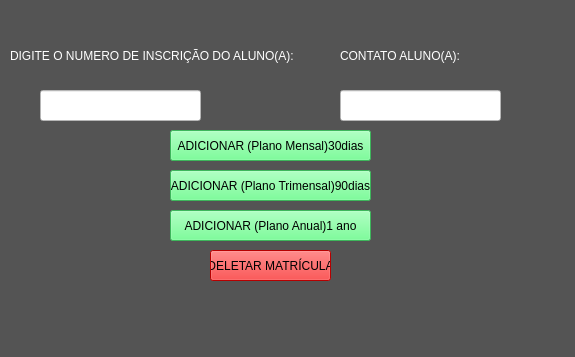
<?xml version="1.0" encoding="UTF-8"?>
<ui version="4.0">
 <class>JanelaEditaMatricula</class>
 <widget class="QMainWindow" name="JanelaEditaMatricula">
  <property name="geometry">
   <rect>
    <x>0</x>
    <y>0</y>
    <width>575</width>
    <height>357</height>
   </rect>
  </property>
  <property name="windowTitle">
   <string>Editando Matricula</string>
  </property>
  <widget class="QWidget" name="centralwidget">
   <property name="styleSheet">
    <string notr="true">background-color: rgb(84, 84, 84);</string>
   </property>
   <widget class="QLineEdit" name="input_id">
    <property name="geometry">
     <rect>
      <x>40</x>
      <y>90</y>
      <width>161</width>
      <height>31</height>
     </rect>
    </property>
    <property name="styleSheet">
     <string notr="true">background-color: rgb(255, 255, 255);</string>
    </property>
   </widget>
   <widget class="QLabel" name="label">
    <property name="geometry">
     <rect>
      <x>10</x>
      <y>30</y>
      <width>311</width>
      <height>51</height>
     </rect>
    </property>
    <property name="styleSheet">
     <string notr="true">color: rgb(255, 255, 255);
font: 16pt &quot;Bahnschrift SemiLight Condensed&quot;;</string>
    </property>
    <property name="text">
     <string>DIGITE O NUMERO DE INSCRIÇÃO DO ALUNO(A):</string>
    </property>
   </widget>
   <widget class="QPushButton" name="button_DeletaMatricula">
    <property name="geometry">
     <rect>
      <x>210</x>
      <y>250</y>
      <width>121</width>
      <height>31</height>
     </rect>
    </property>
    <property name="styleSheet">
     <string notr="true">background-color: rgb(255, 0, 0);
font: 12pt &quot;Bahnschrift SemiLight Condensed&quot;;</string>
    </property>
    <property name="text">
     <string>DELETAR MATRÍCULA</string>
    </property>
   </widget>
   <widget class="QPushButton" name="button_AddTrinta">
    <property name="geometry">
     <rect>
      <x>170</x>
      <y>130</y>
      <width>201</width>
      <height>31</height>
     </rect>
    </property>
    <property name="styleSheet">
     <string notr="true">background-color: rgb(85, 255, 127);
font: 12pt &quot;Bahnschrift SemiLight Condensed&quot;;</string>
    </property>
    <property name="text">
     <string>ADICIONAR (Plano Mensal)30dias</string>
    </property>
   </widget>
   <widget class="QPushButton" name="button_AddNoventa">
    <property name="geometry">
     <rect>
      <x>170</x>
      <y>170</y>
      <width>201</width>
      <height>31</height>
     </rect>
    </property>
    <property name="styleSheet">
     <string notr="true">background-color: rgb(85, 255, 127);
font: 12pt &quot;Bahnschrift SemiLight Condensed&quot;;</string>
    </property>
    <property name="text">
     <string>ADICIONAR (Plano Trimensal)90dias</string>
    </property>
   </widget>
   <widget class="QPushButton" name="button_AddUmAno">
    <property name="geometry">
     <rect>
      <x>170</x>
      <y>210</y>
      <width>201</width>
      <height>31</height>
     </rect>
    </property>
    <property name="styleSheet">
     <string notr="true">background-color: rgb(85, 255, 127);
font: 12pt &quot;Bahnschrift SemiLight Condensed&quot;;</string>
    </property>
    <property name="text">
     <string>ADICIONAR (Plano Anual)1 ano</string>
    </property>
   </widget>
   <widget class="QLabel" name="label_Erros">
    <property name="geometry">
     <rect>
      <x>120</x>
      <y>310</y>
      <width>331</width>
      <height>31</height>
     </rect>
    </property>
    <property name="styleSheet">
     <string notr="true">color: rgb(85, 255, 0);</string>
    </property>
    <property name="text">
     <string/>
    </property>
   </widget>
   <widget class="QLabel" name="label_2">
    <property name="geometry">
     <rect>
      <x>340</x>
      <y>30</y>
      <width>311</width>
      <height>51</height>
     </rect>
    </property>
    <property name="styleSheet">
     <string notr="true">color: rgb(255, 255, 255);
font: 16pt &quot;Bahnschrift SemiLight Condensed&quot;;</string>
    </property>
    <property name="text">
     <string>CONTATO ALUNO(A):</string>
    </property>
   </widget>
   <widget class="QLineEdit" name="input_ContatoEdita">
    <property name="geometry">
     <rect>
      <x>340</x>
      <y>90</y>
      <width>161</width>
      <height>31</height>
     </rect>
    </property>
    <property name="styleSheet">
     <string notr="true">background-color: rgb(255, 255, 255);</string>
    </property>
   </widget>
  </widget>
 </widget>
 <resources/>
 <connections/>
</ui>
